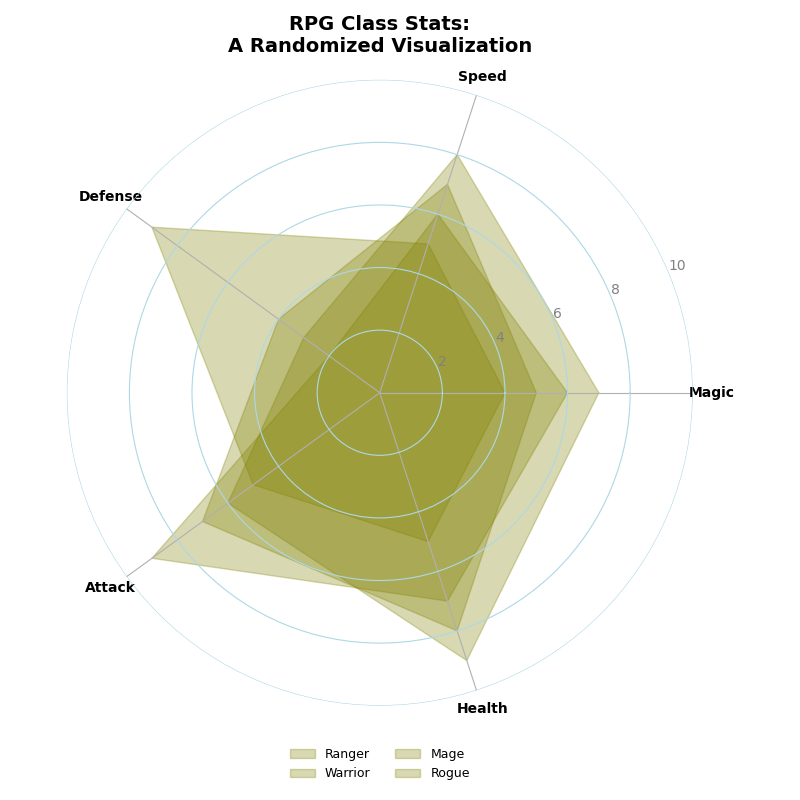

Recreate this plot in Python.
import numpy as np
import matplotlib.pyplot as plt
from math import pi

categories = ['Magic', 'Speed', 'Defense', 'Attack', 'Health']
num_vars = len(categories)

warrior = [7, 8, 3, 6, 9]
mage = [4, 5, 9, 5, 5]
rogue = [6, 6, 2, 9, 7]
ranger = [5, 7, 4, 7, 8]

data = [warrior, mage, rogue, ranger]
classes = ['Ranger', 'Warrior', 'Mage', 'Rogue']
consistent_color = 'olive'  # Changed: Use the same color for all data groups

angles = np.linspace(0, 2 * pi, num_vars, endpoint=False).tolist()
angles += angles[:1]

def plot_fill_area_radar_chart(ax, data, color, label):
    data += data[:1]
    ax.fill(angles, data, color=color, alpha=0.3, label=label)

fig, ax = plt.subplots(figsize=(8, 8), subplot_kw=dict(polar=True))

for class_data, label in zip(data, classes):
    plot_fill_area_radar_chart(ax, class_data, consistent_color, label)  # Changed: Apply consistent color

ax.set_yticks([2, 4, 6, 8, 10])
ax.set_yticklabels([str(i) for i in range(2, 12, 2)], color='gray')
ax.set_xticks(angles[:-1])
ax.set_xticklabels(categories, fontsize=10, color='black', weight='bold')

ax.yaxis.grid(True, color='lightblue', linestyle='-')
ax.spines['polar'].set_visible(False)

plt.title('RPG Class Stats:\nA Randomized Visualization', size=14, weight='bold', pad=20)

ax.legend(loc='upper center', bbox_to_anchor=(0.5, -0.05), ncol=2, fontsize=9, frameon=False)

plt.tight_layout()

plt.show()
